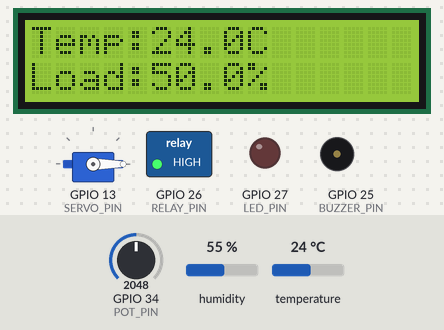
Bench run of a sketch on a simulated ESP32. Parts: 16×2 character LCD, servo, switched loads named in the sketch (green lamp = pin HIGH), output pins drawn as LEDs (lit = HIGH), buzzer (waves = sounding, pin HIGH). The inputs (shaded band) are chosen by the test bench; at power-on: GPIO 34 (POT_PIN) = 2048, temperature 24 °C, humidity 55 %. WiFi joins after 1.5 s; servers stay silent unless stated; uploads are accepted with an empty reply; what the sketch prints to the serial monitor is not drawn.

Above: at 7.8 s.
7.9 s: GPIO 34 (POT_PIN) set to 3729
At 9.2 s:
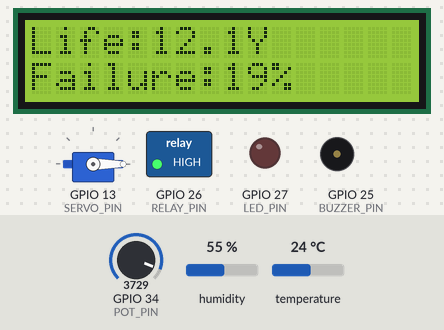
15.4 s: GPIO 34 (POT_PIN) set to 3836
At 18.2 s:
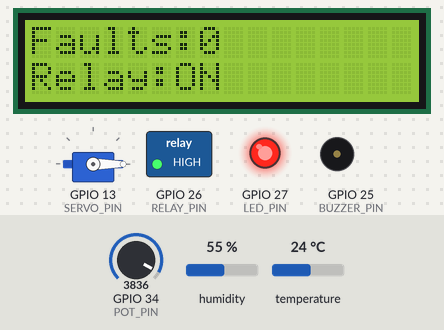
21.2 s: temperature set to 3 °C
At 24.2 s:
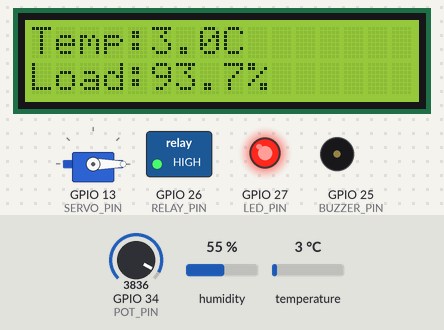
28.7 s: temperature set to 12 °C
At 32.5 s:
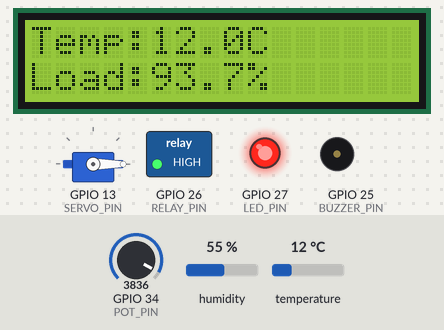
34.2 s: temperature set to 19 °C
At 40.2 s:
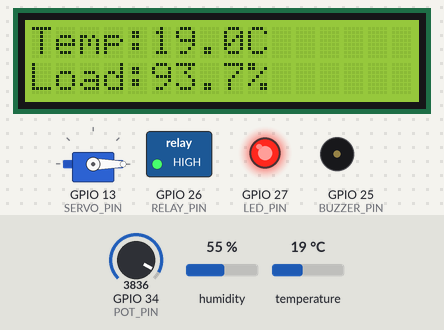
41.7 s: GPIO 34 (POT_PIN) set to 3603
At 43.5 s:
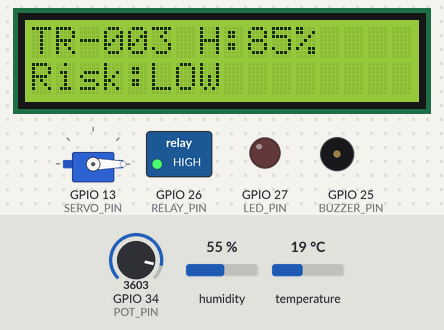
Timing chart, 0 to 45.0 s (numbered marks = the images above; inputs shaded):
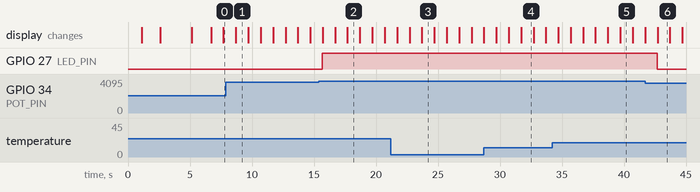

Measured:
- the behaviour switches between 3787 and 3788 on GPIO 34 (POT_PIN) (found by bisection; images 1 and 2)
- after the input at 15.4 s, GPIO 27 (LED_PIN): LOW → HIGH after 0.26 s
- after the input at 41.7 s, GPIO 27 (LED_PIN): HIGH → LOW after 0.97 s; the display: changes after 1.0 s (image 6)
- what the display in image 1 shows lasts 1.0 s, from 8.7 s to 9.7 s

The sketch:

sketch.ino
```cpp
// =====================================================
// SMART TRANSFORMER MONITORING SYSTEM - TR-003
// ESP32 + WOKWI + FIREBASE
// =====================================================

#include <Wire.h>
#include <LiquidCrystal_I2C.h>
#include <DHT.h>
#include <ESP32Servo.h>
#include <WiFi.h>
#include <HTTPClient.h>

// ---------------- WIFI ----------------

#define WIFI_SSID "Wokwi-GUEST"
#define WIFI_PASSWORD ""

// ---------------- FIREBASE ----------------

const char* FIREBASE_URL =
"https://smart-transformer-digital-twin-default-rtdb.asia-southeast1.firebasedatabase.app";

const char* FIREBASE_PATH =
"/Transformers/TR-003.json";

// ---------------- PIN DEFINITIONS ----------------

#define DHT_PIN       4
#define DHT_TYPE      DHT22

#define POT_PIN       34

#define LED_PIN       27
#define BUZZER_PIN    25
#define SERVO_PIN     13
#define RELAY_PIN     26

#define LCD_SDA       21
#define LCD_SCL       22

// ---------------- TIMING ----------------

const unsigned long SENSOR_INTERVAL   = 1000;
const unsigned long LCD_INTERVAL      = 1000;
const unsigned long FIREBASE_INTERVAL = 750;

// ---------------- OBJECTS ----------------

LiquidCrystal_I2C lcd(0x27, 16, 2);
DHT dht(DHT_PIN, DHT_TYPE);
Servo coolingServo;

// ---------------- VARIABLES ----------------

float temperature = 0.0;
float humidity = 0.0;
float currentLoad = 0.0;

int healthScore = 100;

String riskLevel = "LOW";

float remainingLifeYears = 15.0;

int failureProbability = 0;
int faultCount = 0;

bool relayState = true;
bool coolingActive = false;

bool wasCriticalLastCheck = false;

// ---------------- TIMERS ----------------

unsigned long lastSensorRead = 0;
unsigned long lastLCDUpdate = 0;
unsigned long lastFirebaseUpdate = 0;
unsigned long lastHeartbeat = 0;

int currentScreen = 0;

// =====================================================
// WIFI
// =====================================================

void connectWiFi()
{
  Serial.println();
  Serial.println("Connecting to Wokwi WiFi...");

  WiFi.mode(WIFI_STA);
  WiFi.begin(WIFI_SSID, WIFI_PASSWORD);

  int attempts = 0;

  while (WiFi.status() != WL_CONNECTED && attempts < 30)
  {
    delay(500);
    Serial.print(".");
    attempts++;
  }

  Serial.println();

  if (WiFi.status() == WL_CONNECTED)
  {
    Serial.println("WiFi Connected!");
    Serial.print("ESP32 IP: ");
    Serial.println(WiFi.localIP());
  }
  else
  {
    Serial.println("WiFi Connection FAILED!");
  }
}

// =====================================================
// SETUP
// =====================================================

void setup()
{
  Serial.begin(115200);
  delay(1000);

  Serial.println();
  Serial.println("========================================");
  Serial.println(" SMART TRANSFORMER MONITORING SYSTEM");
  Serial.println(" ESP32 + FIREBASE");
  Serial.println(" TRANSFORMER: TR-003");
  Serial.println("========================================");

  pinMode(LED_PIN, OUTPUT);
  pinMode(BUZZER_PIN, OUTPUT);
  pinMode(RELAY_PIN, OUTPUT);

  digitalWrite(LED_PIN, LOW);
  digitalWrite(BUZZER_PIN, LOW);
  digitalWrite(RELAY_PIN, HIGH);

  dht.begin();

  Wire.begin(LCD_SDA, LCD_SCL);

  lcd.init();
  lcd.backlight();

  coolingServo.setPeriodHertz(50);

  coolingServo.attach(
    SERVO_PIN,
    500,
    2400
  );

  coolingServo.write(0);

  // Startup display

  lcd.clear();

  lcd.setCursor(0, 0);
  lcd.print("SMART TRANSFORMER");

  lcd.setCursor(0, 1);
  lcd.print("TR-003");

  delay(1500);

  lcd.clear();

  lcd.setCursor(0, 0);
  lcd.print("AI ENGINE");

  lcd.setCursor(0, 1);
  lcd.print("STARTING...");

  delay(1000);

  connectWiFi();

  lcd.clear();

  lcd.setCursor(0, 0);
  lcd.print("TR-003 ONLINE");

  lcd.setCursor(0, 1);

  if (WiFi.status() == WL_CONNECTED)
    lcd.print("FIREBASE READY");
  else
    lcd.print("WIFI ERROR");

  delay(1500);

  lcd.clear();

  Serial.println();
  Serial.println("SETUP COMPLETE");
  Serial.println("Starting TR-003 monitoring...");
  Serial.println();
}

// =====================================================
// LOOP
// =====================================================

void loop()
{
  unsigned long now = millis();

  // Heartbeat

  if (now - lastHeartbeat >= 2000)
  {
    lastHeartbeat = now;
    Serial.println("LOOP RUNNING");
  }

  // Sensor processing

  if (now - lastSensorRead >= SENSOR_INTERVAL)
  {
    lastSensorRead = now;

    readSensors();
    calculateHealth();
    predictRisk();
    estimateRemainingLife();
    calculateFailureProbability();
    controlCooling();
    controlProtection();
    printData();
  }

  // LCD

  if (now - lastLCDUpdate >= LCD_INTERVAL)
  {
    lastLCDUpdate = now;

    displayDashboard();

    currentScreen++;

    if (currentScreen >= 4)
      currentScreen = 0;
  }

  // Firebase

  if (now - lastFirebaseUpdate >= FIREBASE_INTERVAL)
  {
    lastFirebaseUpdate = now;
    sendToFirebase();
  }

  yield();
}

// =====================================================
// READ SENSORS
// =====================================================

void readSensors()
{
  float newTemperature = dht.readTemperature();
  float newHumidity = dht.readHumidity();

  if (!isnan(newTemperature))
    temperature = newTemperature;

  if (!isnan(newHumidity))
    humidity = newHumidity;

  int potValue = analogRead(POT_PIN);

  currentLoad =
    (potValue / 4095.0) * 100.0;

  currentLoad =
    constrain(currentLoad, 0.0, 100.0);
}

// =====================================================
// HEALTH SCORE
// =====================================================

void calculateHealth()
{
  float temperaturePenalty = 0.0;
  float loadPenalty = 0.0;

  if (temperature > 40.0)
  {
    temperaturePenalty =
      (temperature - 40.0) * 1.5;
  }

  if (currentLoad > 75.0)
  {
    loadPenalty =
      (currentLoad - 75.0) * 1.2;
  }

  int score =
    100 -
    (int)(temperaturePenalty + loadPenalty);

  score =
    constrain(score, 0, 100);

  healthScore = score;
}

// =====================================================
// RISK LEVEL
// =====================================================

void predictRisk()
{
  if (healthScore >= 80)
    riskLevel = "LOW";

  else if (healthScore >= 50)
    riskLevel = "MEDIUM";

  else if (healthScore >= 25)
    riskLevel = "HIGH";

  else
    riskLevel = "CRITICAL";
}

// =====================================================
// REMAINING LIFE
// =====================================================

void estimateRemainingLife()
{
  remainingLifeYears =
    (healthScore / 100.0) * 15.0;

  if (remainingLifeYears < 0)
    remainingLifeYears = 0;
}

// =====================================================
// FAILURE PROBABILITY
// =====================================================

void calculateFailureProbability()
{
  failureProbability =
    100 - healthScore;
}

// =====================================================
// COOLING SERVO
// =====================================================

void controlCooling()
{
  if (temperature <= 45.0)
  {
    coolingServo.write(0);
    coolingActive = false;
  }
  else
  {
    int angle =
      map(
        (int)temperature,
        45,
        85,
        90,
        180
      );

    angle =
      constrain(angle, 90, 180);

    coolingServo.write(angle);

    coolingActive = true;
  }
}

// =====================================================
// PROTECTION
// =====================================================

void controlProtection()
{
  if (riskLevel == "CRITICAL")
  {
    relayState = false;

    digitalWrite(RELAY_PIN, LOW);
    digitalWrite(LED_PIN, HIGH);
    digitalWrite(BUZZER_PIN, HIGH);

    if (!wasCriticalLastCheck)
    {
      faultCount++;
      wasCriticalLastCheck = true;
    }
  }
  else
  {
    relayState = true;

    digitalWrite(RELAY_PIN, HIGH);

    if (riskLevel == "LOW")
    {
      digitalWrite(LED_PIN, LOW);
      digitalWrite(BUZZER_PIN, LOW);
    }
    else if (riskLevel == "MEDIUM")
    {
      digitalWrite(LED_PIN, HIGH);
      digitalWrite(BUZZER_PIN, LOW);
    }
    else
    {
      digitalWrite(LED_PIN, HIGH);
      digitalWrite(BUZZER_PIN, HIGH);
    }

    wasCriticalLastCheck = false;
  }
}

// =====================================================
// LCD DASHBOARD
// =====================================================

void displayDashboard()
{
  lcd.clear();

  // SCREEN 1

  if (currentScreen == 0)
  {
    lcd.setCursor(0, 0);
    lcd.print("TR-003 H:");
    lcd.print(healthScore);
    lcd.print("%");

    lcd.setCursor(0, 1);
    lcd.print("Risk:");
    lcd.print(riskLevel);
  }

  // SCREEN 2

  else if (currentScreen == 1)
  {
    lcd.setCursor(0, 0);
    lcd.print("Temp:");
    lcd.print(temperature, 1);
    lcd.print("C");

    lcd.setCursor(0, 1);
    lcd.print("Load:");
    lcd.print(currentLoad, 1);
    lcd.print("%");
  }

  // SCREEN 3

  else if (currentScreen == 2)
  {
    lcd.setCursor(0, 0);
    lcd.print("Life:");
    lcd.print(remainingLifeYears, 1);
    lcd.print("Y");

    lcd.setCursor(0, 1);
    lcd.print("Failure:");
    lcd.print(failureProbability);
    lcd.print("%");
  }

  // SCREEN 4

  else if (currentScreen == 3)
  {
    lcd.setCursor(0, 0);
    lcd.print("Faults:");
    lcd.print(faultCount);

    lcd.setCursor(0, 1);
    lcd.print("Relay:");

    if (relayState)
      lcd.print("ON");
    else
      lcd.print("OFF");
  }
}

// =====================================================
// SERIAL MONITOR
// =====================================================

void printData()
{
  Serial.println();
  Serial.println("----------- TR-003 DATA -----------");

  Serial.print("Temperature : ");
  Serial.print(temperature, 1);
  Serial.println(" C");

  Serial.print("Humidity    : ");
  Serial.print(humidity, 1);
  Serial.println(" %");

  Serial.print("Load        : ");
  Serial.print(currentLoad, 1);
  Serial.println(" %");

  Serial.print("Health      : ");
  Serial.print(healthScore);
  Serial.println(" %");

  Serial.print("Risk        : ");
  Serial.println(riskLevel);

  Serial.print("Life        : ");
  Serial.print(remainingLifeYears, 1);
  Serial.println(" Years");

  Serial.print("Failure     : ");
  Serial.print(failureProbability);
  Serial.println(" %");

  Serial.print("Cooling     : ");
  Serial.println(
    coolingActive ? "ON" : "OFF"
  );

  Serial.print("Relay       : ");
  Serial.println(
    relayState ? "ON" : "OFF"
  );

  Serial.print("Fault Count : ");
  Serial.println(faultCount);

  Serial.println("-----------------------------------");
}

// =====================================================
// FIREBASE
// =====================================================

void sendToFirebase()
{
  if (WiFi.status() != WL_CONNECTED)
  {
    Serial.println("WiFi disconnected!");

    connectWiFi();

    return;
  }

  String json = "{";

  json += "\"transformerId\":\"TR-003\"";

  json += ",\"temperature\":";
  json += String(temperature, 1);

  json += ",\"humidity\":";
  json += String(humidity, 1);

  json += ",\"load\":";
  json += String(currentLoad, 1);

  json += ",\"health\":";
  json += String(healthScore);

  json += ",\"risk\":\"";
  json += riskLevel;
  json += "\"";

  json += ",\"remainingLife\":";
  json += String(remainingLifeYears, 1);

  json += ",\"failureProbability\":";
  json += String(failureProbability);

  json += ",\"cooling\":";
  json += coolingActive ? "true" : "false";

  json += ",\"relay\":";
  json += relayState ? "true" : "false";

  json += ",\"faultCount\":";
  json += String(faultCount);

  json += ",\"status\":\"";

  if (riskLevel == "LOW")
    json += "Healthy";

  else if (riskLevel == "MEDIUM")
    json += "Warning";

  else if (riskLevel == "HIGH")
    json += "High Risk";

  else
    json += "Critical";

  json += "\"";

  json += "}";

  String url =
    String(FIREBASE_URL) +
    String(FIREBASE_PATH);

  HTTPClient http;

  http.setConnectTimeout(3000);
  http.setTimeout(3000);

  if (!http.begin(url))
  {
    Serial.println("HTTP begin FAILED!");
    return;
  }

  http.addHeader(
    "Content-Type",
    "application/json"
  );

  int responseCode =
    http.PUT(json);

  Serial.print("TR-003 Firebase HTTP Code: ");
  Serial.println(responseCode);

  http.end();
}
```
